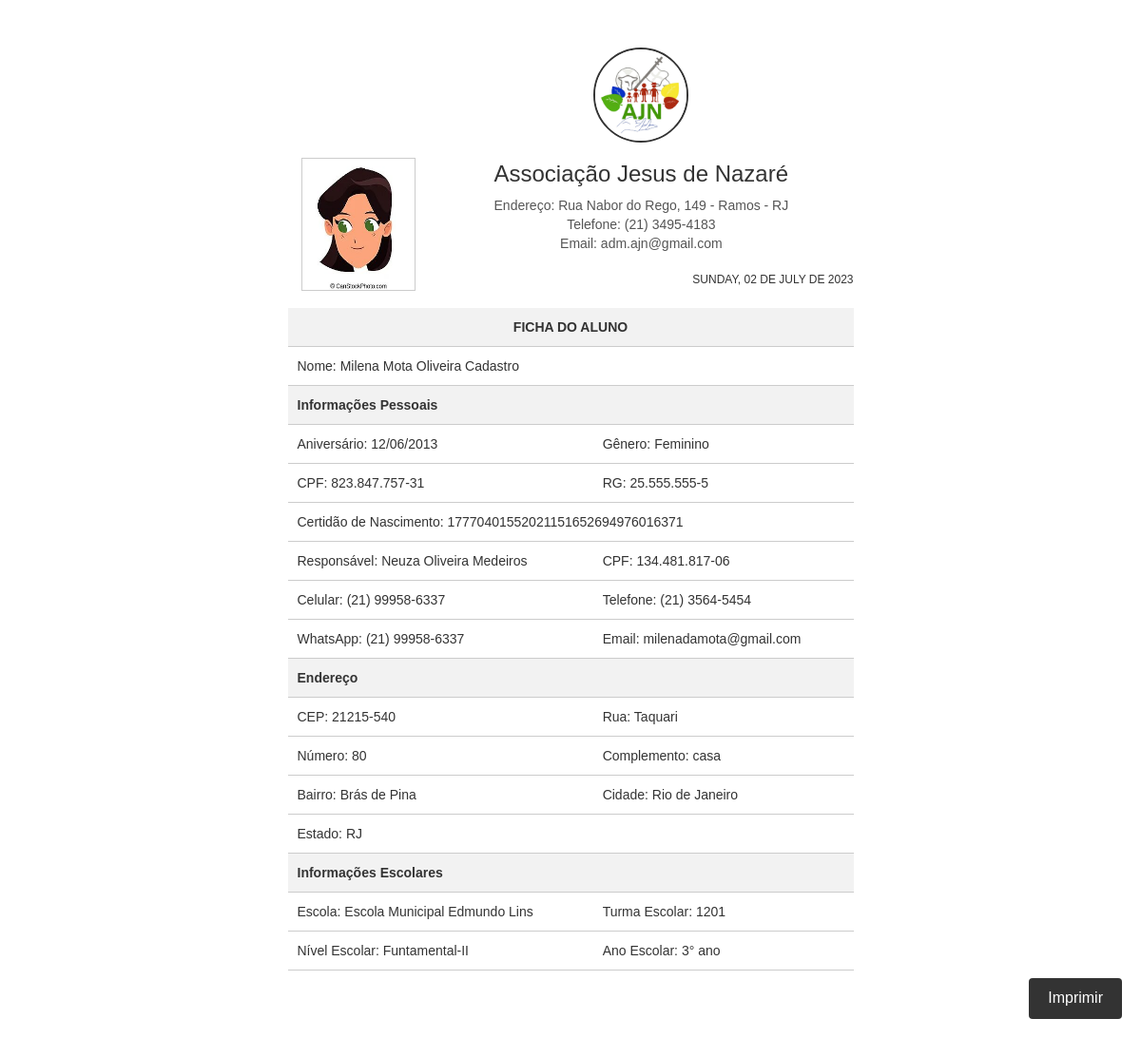
/rel/fichadoaluno_html.php?id=56, run on the app's committed database.
### tables this page shows
CREATE TABLE `alunos` (
  `id` int(11) NOT NULL,
  `imagem` varchar(1000) NOT NULL,
  `nomecompleto` varchar(50) NOT NULL,
  `nomesocial` varchar(50) NOT NULL,
  `aniversario` varchar(10) NOT NULL,
  `genero` varchar(20) NOT NULL,
  `rg` varchar(30) NOT NULL,
  `cpf` varchar(30) NOT NULL,
  `telefone` varchar(20) NOT NULL,
  `celular` varchar(20) NOT NULL,
  `email` varchar(50) NOT NULL,
  `cep` varchar(30) NOT NULL,
  `rua` varchar(30) NOT NULL,
  `numero` varchar(8) NOT NULL,
  `complemento` varchar(20) NOT NULL,
  `bairro` varchar(30) NOT NULL,
  `cidade` varchar(30) NOT NULL,
  `estado` varchar(30) NOT NULL,
  `whatsapp` varchar(20) NOT NULL,
  `escola` varchar(50) NOT NULL,
  `turmaescolar` varchar(8) NOT NULL,
  `nivelescolar` varchar(15) NOT NULL,
  `anoescolar` varchar(15) NOT NULL,
  `certidaonasc` varchar(50) NOT NULL,
  `cpfresponsavel` varchar(30) NOT NULL
);

CREATE TABLE `responsaveis` (
  `id` int(11) NOT NULL,
  `imagem` varchar(1000) NOT NULL,
  `nomesocial` varchar(50) NOT NULL,
  `escolaridade` varchar(30) NOT NULL,
  `profissao` varchar(50) NOT NULL,
  `nomeresponsavel` varchar(100) NOT NULL,
  `aniversario` date NOT NULL,
  `genero` varchar(20) NOT NULL,
  `parentesco` varchar(30) NOT NULL,
  `rg` varchar(20) NOT NULL,
  `cpf` varchar(20) NOT NULL,
  `telefone` varchar(20) NOT NULL,
  `celular` varchar(20) NOT NULL,
  `email` varchar(100) NOT NULL,
  `whatsapp` varchar(30) NOT NULL,
  `nomerecado` varchar(100) NOT NULL,
  `celular2` varchar(20) NOT NULL,
  `cep` varchar(20) NOT NULL,
  `rua` varchar(50) NOT NULL,
  `numero` varchar(10) NOT NULL,
  `complemento` varchar(20) NOT NULL,
  `bairro` varchar(30) NOT NULL,
  `cidade` varchar(50) NOT NULL,
  `estado` varchar(50) NOT NULL
);

### rel/fichadoaluno_html.php (the view, shortened to what this page needs)
<?php
require_once("../conexao.php");
$data_hoje = strtoupper(utf8_encode(strftime('%A, %d de %B de %Y', strtotime('today'))));
?>
<!DOCTYPE html>
<html>
<head>
    <link rel="stylesheet" href="https://maxcdn.bootstrapcdn.com/bootstrap/3.3.7/css/bootstrap.min.css">
</head>
<body>
<div class="content-wrapper">
    <?php
    $id = $_GET['id'];
    $query = $pdo->query("SELECT * FROM alunos where id = '$id'");
    $res = $query->fetchAll(PDO::FETCH_ASSOC);
    for ($i=0; $i < count($res); $i++) {
        $imagem = $res[$i]['imagem'];
        $nomecompleto = $res[$i]['nomecompleto'];
        $genero = $res[$i]['genero'];
        $rg = $res[$i]['rg'];
        $cpf = $res[$i]['cpf'];
        $telefone = $res[$i]['telefone'];
        $celular = $res[$i]['celular'];
        $email = $res[$i]['email'];
        $cep = $res[$i]['cep'];
        $rua = $res[$i]['rua'];
        $numero = $res[$i]['numero'];
        $complemento = $res[$i]['complemento'];
        $bairro = $res[$i]['bairro'];
        $cidade = $res[$i]['cidade'];
        $estado = $res[$i]['estado'];
        $whatsapp = $res[$i]['whatsapp'];
        $escola = $res[$i]['escola'];
        $turmaescolar = $res[$i]['turmaescolar'];
        $nivelescolar = $res[$i]['nivelescolar'];
        $anoescolar = $res[$i]['anoescolar'];
        $certidaonasc = $res[$i]['certidaonasc'];
        $cpfresponsavel = $res[$i]['cpfresponsavel'];
        $telefone_sem_simbolos = preg_replace('/[^0-9]/', '', $telefone);
        $telefone_formatado = '(' . substr($telefone_sem_simbolos, 0, 2) . ') ' . substr( $telefone_sem_simbolos, 2, 4) . '-' . substr( $telefone_sem_simbolos, 6);
        $celular_sem_simbolos = preg_replace('/[^0-9]/', '', $celular);
        $celular_formatado = '(' . substr($celular_sem_simbolos, 0, 2) . ') ' . substr($celular_sem_simbolos, 2, 5) . '-' . substr($celular_sem_simbolos, 7);
        $whatsapp_sem_simbolos = preg_replace('/[^0-9]/', '', $whatsapp);
        $whatsapp_formatado = '(' . substr($whatsapp_sem_simbolos, 0, 2) . ') ' . substr($whatsapp_sem_simbolos, 2, 5) . '-' . substr($whatsapp_sem_simbolos, 7);
        $rg_sem_simbolo = preg_replace('/[^0-9]/', '', $rg);
        $rg_formatado = substr($rg, 0, 2) . '.' . substr($rg_sem_simbolo, 2, 3) . '.' . substr($rg_sem_simbolo, 5, 3) . '-' . substr($rg_sem_simbolo, 8);
        $cpf_formatado_aluno = substr_replace($cpf, '.', 3, 0);
        $cpf_formatado_aluno  = substr_replace($cpf_formatado_aluno , '.', 7, 0);
        $cpf_formatado_aluno  = substr_replace($cpf_formatado_aluno , '-', 11, 0);
        $cpf_formatado_responsavel = substr_replace($cpfresponsavel, '.', 3, 0);
        $cpf_formatado_responsavel  = substr_replace($cpf_formatado_responsavel  , '.', 7, 0);
        $cpf_formatado_responsavel  = substr_replace($cpf_formatado_responsavel  , '-', 11, 0);
        $aniversario = $res[$i]['aniversario'];
        $aniversario_formatado = date('d/m/Y', strtotime($aniversario));
        $query_r = $pdo->query("SELECT * FROM responsaveis where cpf = '$cpfresponsavel'");
        $res_r = $query_r->fetchAll(PDO::FETCH_ASSOC);
        $nomeresponsavel_r = $res_r[0]['nomeresponsavel'];
    ?>
    <div class="ficha-aluno">
        <div class="conteiner-principal">
            <div class="conteiner1">
            <div class="foto" >
                <?php if ($imagem) { ?>
                    <img src="../img/alunos/<?php echo $imagem;?>" alt="Foto do Aluno">
                <?php } ?>
                </div>
            </div>
            <div class="conteiner">
                <div class="logo">
                    <img src="../img/logo-ajn.jpg" alt="Associação Jesus de Nazaré">
                </div>
                <div class="logo-text">
                    <h3>Associação Jesus de Nazaré</h3>
                    <address>
                        Endereço: Rua Nabor do Rego, 149 - Ramos - RJ<br>
                        Telefone: (21) 3495-4183<br>
                        Email: adm.ajn@gmail.com
                    </address>
                </div>
            </div>
        </div>
        <p class="date"><?php echo  mb_strtoupper($data_hoje); ?></p>
        <table>
            <tr>
                <th colspan="2" style="text-align: center; text-transform: uppercase;">Ficha do Aluno</th>
            </tr>
            <tr>
                <td colspan="2">Nome: <?php echo $nomecompleto; ?></td>
            </tr>
            <th colspan="2">Informações Pessoais</th>
            <tr>
                <td>Aniversário: <?php echo $aniversario_formatado; ?></td>
                <td>Gênero: <?php echo $genero; ?></td>
            </tr>
            <tr>
                <td>CPF: <?php echo $cpf_formatado_aluno; ?></td>
                <td>RG: <?php echo $rg_formatado; ?></td>
            </tr>
            <tr>
                <td colspan="2">Certidão de Nascimento: <?php echo $certidaonasc; ?></td>
            </tr>
            <tr>
                <?php if ($cpfresponsavel != '') { ?>
                    <td>Responsável: <?php echo  $nomeresponsavel_r; ?></td>
                    <td>CPF: <?php echo $cpf_formatado_responsavel; ?></td>
                <?php } ?>
            </tr>
            <tr>
                <td>Celular: <?php echo $celular_formatado; ?></td>
                <td>Telefone: <?php echo $telefone_formatado; ?></td>
            </tr>
            <tr>
                <td>WhatsApp: <?php echo $whatsapp_formatado; ?></td>
                <td>Email: <?php echo $email; ?></td>
            </tr>
            <tr>
                <th colspan="2">Endereço</th>
            </tr>
            <tr>
                <td>CEP: <?php echo $cep; ?></td>
                <td>Rua: <?php echo $rua; ?></td>
            </tr>
            <tr>
                <td>Número: <?php echo $numero; ?></td>
                <td>Complemento: <?php echo $complemento; ?></td>
            </tr>
            <tr>
                <td>Bairro: <?php echo $bairro; ?></td>
                <td>Cidade: <?php echo $cidade; ?></td>
            </tr>
            <tr>
                <td colspan="2">Estado: <?php echo $estado; ?></td>
            </tr>
            <tr>
                <th colspan="2">Informações Escolares</th>
            </tr>
            <tr>
                <td>Escola: <?php echo $escola; ?></td>
                <td>Turma Escolar: <?php echo $turmaescolar; ?></td>
            </tr>
            <tr>
                <td>Nível Escolar: <?php echo $nivelescolar; ?></td>
                <td>Ano Escolar: <?php echo $anoescolar; ?></td>
            </tr>
        </table>
    </div>
    <button class="print-button" onclick="window.print()">Imprimir</button>
    <?php } ?>
  </div>
</body>
</html>

### rel/fichadoaluno_html.php (style rules this page uses)
.content-wrapper { margin-top: 50px; margin-bottom: 200px; }
.ficha-aluno { width: 595px; height: 842px; margin: 0 auto; border: none; }
.ficha-aluno table { width: 100%; }
.ficha-aluno th, .ficha-aluno td { padding: 10px; text-align: left; border-bottom: 1px solid #ccc; }
.ficha-aluno th { background-color: #f2f2f2; }
.conteiner-principal { display: flex; justify-content: center; align-items: flex-end; margin-bottom: 0px; }
.conteiner1 { width: 25%; display: flex; flex-direction: column; align-items: center; margin-bottom: 0px; }
.conteiner { width: 75%; display: flex; flex-direction: column; align-items: center; margin-bottom: 0px; }
.logo img { width: 100px; border-radius: 50%; border: 2px solid #333; text-align: center; flex: 3; }
.foto img { width: 120px; height: 140px; border: 1px solid #ccc; margin-bottom: -20px; flex: 1; }
body { font-family: Arial, sans-serif; margin-bottom: 50px; }
.print-button { position: fixed; bottom: 20px; right: 20px; padding: 10px 20px; background-color: #333; color: #fff; border: none; border-radius: 4px; font-size: 16px; cursor: pointer; transition: background-color 0.3s ease; z-index: 100; }
table { margin-top: 20px; }
.date { font-size: 12px; text-align: right; margin-bottom: 10px; }
address { font-style: normal; margin-top: 8px; color: #555; text-align: center; display: Flex; }

### data on the page
alunos: imagem (picture), nomecompleto "Milena Mota Oliveira Cadastro", aniversario "12/06/2013", genero "Feminino", cpf "823.847.757-31", rg "25.555.555-5", certidaonasc "17770401552021151652694976016371", responsaveis.nomeresponsavel "Neuza Oliveira Medeiros", cpfresponsavel "134.481.817-06", celular "(21) 99958-6337", telefone "(21) 3564-5454", whatsapp "(21) 99958-6337", email "milenadamota@gmail.com", cep "21215-540", rua "Taquari", numero "80", complemento "casa", bairro "Brás de Pina", cidade "Rio de Janeiro", estado "RJ", escola "Escola Municipal Edmundo Lins", turmaescolar "1201", nivelescolar "Funtamental-II", anoescolar "3° ano"
